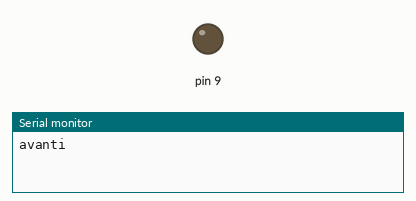
Bench run of a sketch on a simulated Arduino Uno, built with avr-gcc and run on an emulated ATmega328P. Parts: output pins drawn as LEDs (lit = HIGH), the last lines printed to the serial monitor.

Above: at 0.05 s.
At 10.55 s:
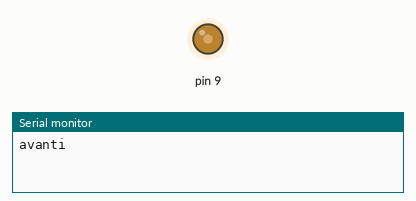
At 25.6 s:
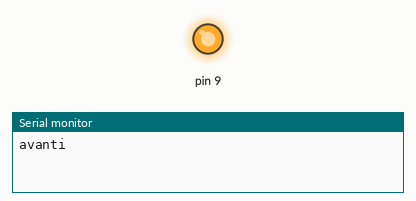
At 39.85 s:
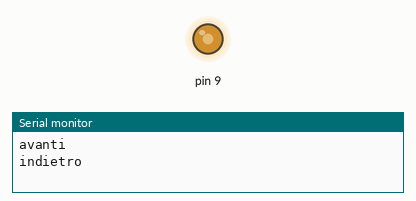
Timing chart, 0 to 40.0 s (numbered marks = the images above):
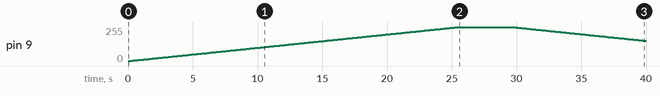

Measured:
- by itself, pin 9: rises from 0/255 to 255/255 in 25.4 s, then falls to 152/255 in 14.4 s

The sketch:

testFan.ino
```cpp
void setup() {
  Serial.begin(9600);
}

void loop() {
  Serial.println("avanti");
  for(int i = 0; i <= 255; i+=1){
    analogWrite(9,i);
    delay(100);
  }
  delay(4000);
  Serial.println("indietro");
  for(int i = 255; i >= 0; i-=1){
    analogWrite(9,i);
    delay(100);
  }
  delay(4000);

}
```
